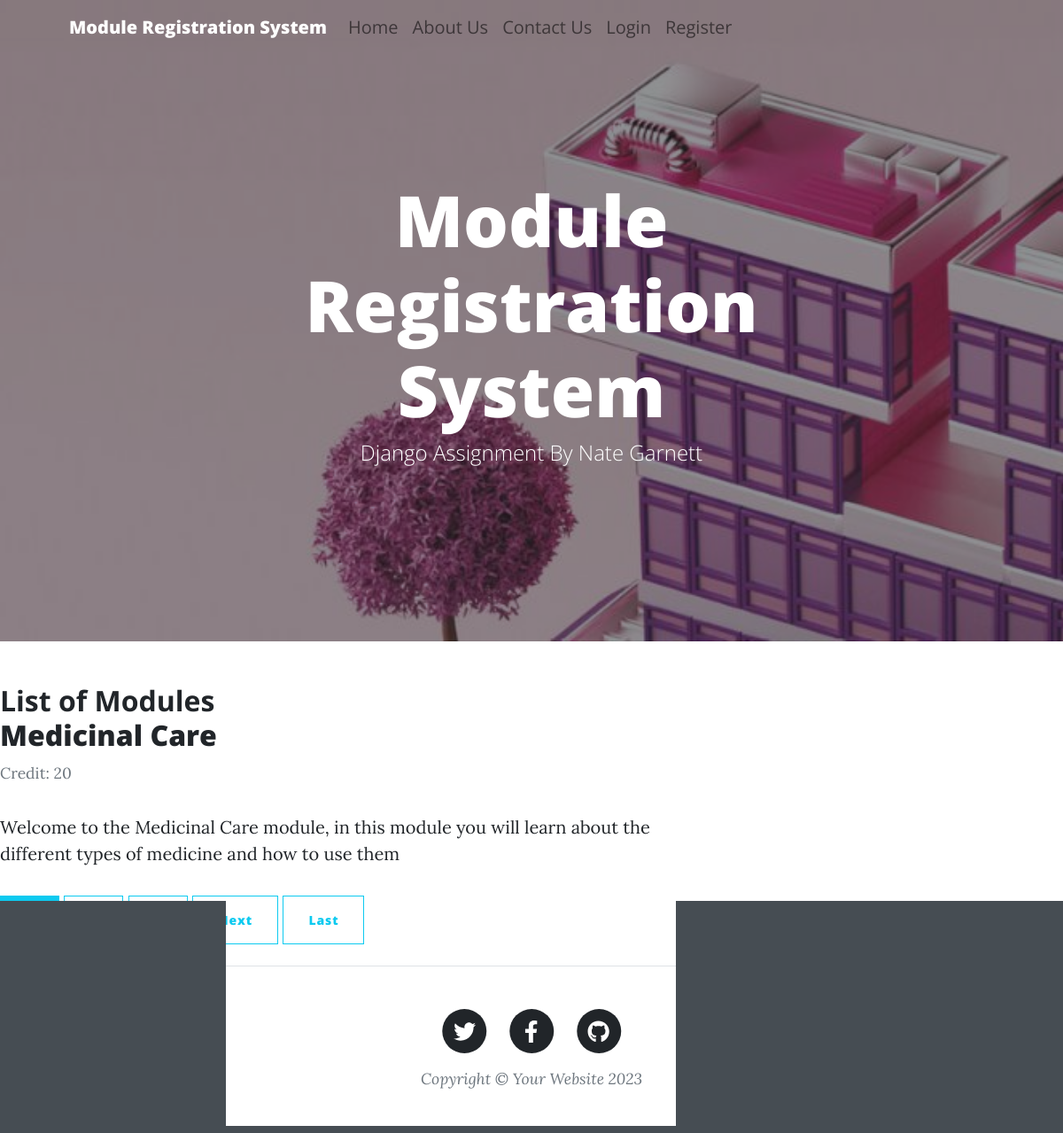
Page /modulelist/8 on the committed database.
### ModuleRegistrationSystem/models.py (models this page shows, shortened)
class Module(models.Model):
    name = models.CharField(max_length = 100)
    code = models.PositiveIntegerField()
    credit = models.PositiveIntegerField()
    category = models.CharField(max_length = 100, choices = [('Face-to-Face', 'Face-to-Face'), ('Online', 'Online')])
    description = models.TextField()
    availability = models.CharField(max_length = 100 , choices = [('Open', 'Open'), ('Closed', 'Closed')])
    courses = models.ManyToManyField(Group)
    def __str__(self):
        return f'{self.name}'

### ModuleRegistrationSystem/views.py (the view)
# urls.py: path('modulelist/<int:fk>', PostListView.as_view(), name = 'modules'),
class PostListView(ListView):
    paginate_by = 3
    model = Module
    template_name = 'ModuleRegistrationSystem/modulelist.html'
    context_object_name = 'module'
    ordering = ['-name']
    def get_context_data(self, **kwargs: any):
        context = super().get_context_data(**kwargs)
        course = Group.objects.get(id = self.kwargs.get('fk'))
        context.update({'course': course, 'modules': course.module_set.all()})
        return context

### ModuleRegistrationSystem/templates/ModuleRegistrationSystem/modulelist.html (shortened to what this page needs)
{% extends "ModuleRegistrationSystem/base.html" %}
{% block content %}
<body>
    <div class="col-lg-4 mb-5 mb-lg-0"><h2 class="fw-bolder mb-0">List of {{ Course }} Modules</h2></div>
{% for module in modules %}
<article class="media content-section">
    <div class="media-body">
        <h2><a class="article-title" href="{% url 'ModuleRegistrationSystem:module-detail' module.id %}">{{ module }}</a></h2>
        <small class="text-muted"> Credit: {{ module.credit }}</small>
        <p class="article-content">{{ module.description }}</p>
    </div>
</article>
</body>
{% endfor %}
{% if is_paginated %}
 {% for num in page_obj.paginator.page_range %}
 {% if page_obj.number == num %}
    <a class="btn btn-info mb-4"
    href="?page={{num}}">{{num}}</a>
 {% elif num > page_obj.number|add:'-3' and num < page_obj.number|add:'3' %}
    <a class="btn btn-outline-info mb-4" href="?page={{num}}">{{num}}</a>
 {% endif %}
 {% endfor %}
 {% if page_obj.has_next %}
    <a class="btn btn-outline-info mb-4" href="?page={{page_obj.next_page_number}}">Next</a>
    <a class="btn btn-outline-info mb-4" href="?page={{page_obj.paginator.num_pages}}">Last</a>
 {% endif %}
 {% endif %}
{% endblock content %}

### rows in the picture
Module: name "Medicinal Care", credit "20", description "Welcome to the Medicinal Care module, in this module you will learn about the different types of medicine and how to use them"
